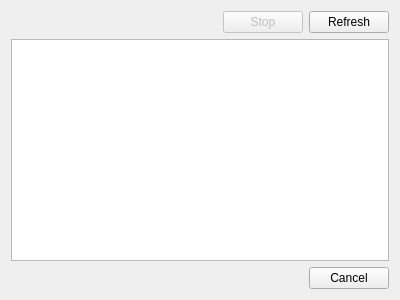
<?xml version="1.0" encoding="UTF-8"?>
<ui version="4.0">
 <class>RemoteSelector</class>
 <widget class="QDialog" name="RemoteSelector">
  <property name="geometry">
   <rect>
    <x>0</x>
    <y>0</y>
    <width>400</width>
    <height>300</height>
   </rect>
  </property>
  <property name="windowTitle">
   <string>Available chat services</string>
  </property>
  <layout class="QVBoxLayout" name="verticalLayout">
   <item>
    <layout class="QHBoxLayout" name="horizontalLayout">
     <property name="sizeConstraint">
      <enum>QLayout::SetMinAndMaxSize</enum>
     </property>
     <property name="topMargin">
      <number>0</number>
     </property>
     <item>
      <widget class="QLabel" name="busyAnimation">
       <property name="text">
        <string/>
       </property>
      </widget>
     </item>
     <item>
      <widget class="QLabel" name="statusLabel">
       <property name="text">
        <string>&lt;status&gt;</string>
       </property>
      </widget>
     </item>
     <item>
      <spacer name="horizontalSpacer">
       <property name="orientation">
        <enum>Qt::Horizontal</enum>
       </property>
       <property name="sizeHint" stdset="0">
        <size>
         <width>40</width>
         <height>20</height>
        </size>
       </property>
      </spacer>
     </item>
     <item>
      <widget class="QPushButton" name="stopButton">
       <property name="enabled">
        <bool>false</bool>
       </property>
       <property name="text">
        <string>Stop</string>
       </property>
       <property name="flat">
        <bool>false</bool>
       </property>
      </widget>
     </item>
     <item>
      <widget class="QPushButton" name="refreshButton">
       <property name="text">
        <string>Refresh</string>
       </property>
       <property name="flat">
        <bool>false</bool>
       </property>
      </widget>
     </item>
    </layout>
   </item>
   <item>
    <widget class="QListWidget" name="remoteDevices">
     <property name="autoFillBackground">
      <bool>true</bool>
     </property>
    </widget>
   </item>
   <item>
    <layout class="QHBoxLayout" name="bottomHLayout">
     <property name="topMargin">
      <number>0</number>
     </property>
     <item>
      <spacer name="bottomHSpacer">
       <property name="orientation">
        <enum>Qt::Horizontal</enum>
       </property>
       <property name="sizeHint" stdset="0">
        <size>
         <width>40</width>
         <height>20</height>
        </size>
       </property>
      </spacer>
     </item>
     <item>
      <widget class="QPushButton" name="cancelButton">
       <property name="text">
        <string>Cancel</string>
       </property>
       <property name="flat">
        <bool>false</bool>
       </property>
      </widget>
     </item>
    </layout>
   </item>
  </layout>
 </widget>
 <resources/>
 <connections>
  <connection>
   <sender>cancelButton</sender>
   <signal>clicked()</signal>
   <receiver>RemoteSelector</receiver>
   <slot>reject()</slot>
   <hints>
    <hint type="sourcelabel">
     <x>352</x>
     <y>278</y>
    </hint>
    <hint type="destinationlabel">
     <x>199</x>
     <y>149</y>
    </hint>
   </hints>
  </connection>
 </connections>
</ui>
